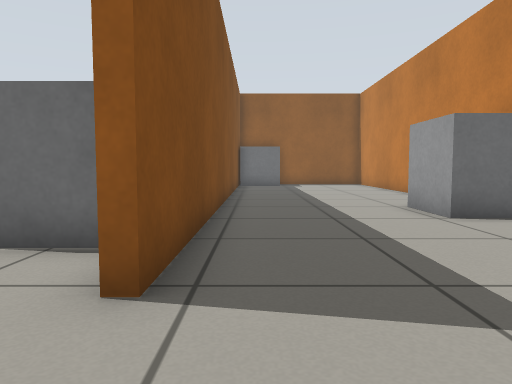
view 1 (above)

21 first-person views from a walk through a Gazebo world. The camera is 0.5 m above the floor, tilts 4° down and sees 70° across. The floor is counted in squares, 0.5 m on a side. Each view is taken from the middle of a square. On the plan, view 1 faces up. The plan holds only what a view shows up to about 13 squares ahead; the rest is blank.

view 2
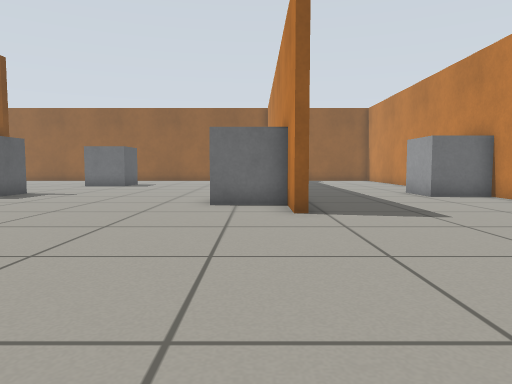

view 3
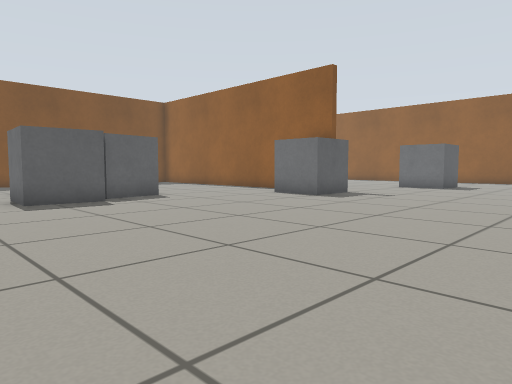

view 4
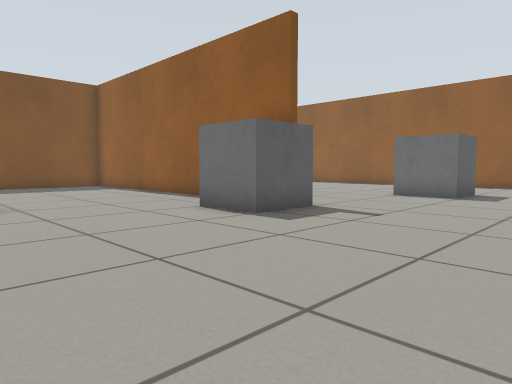

view 5
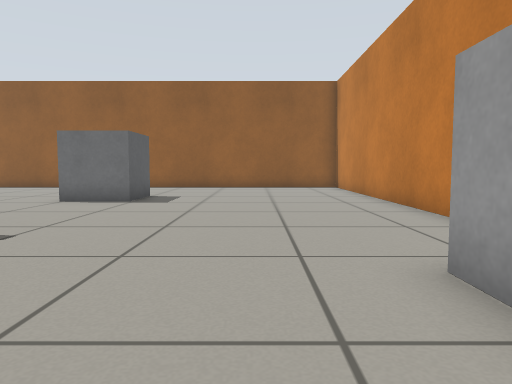

view 6
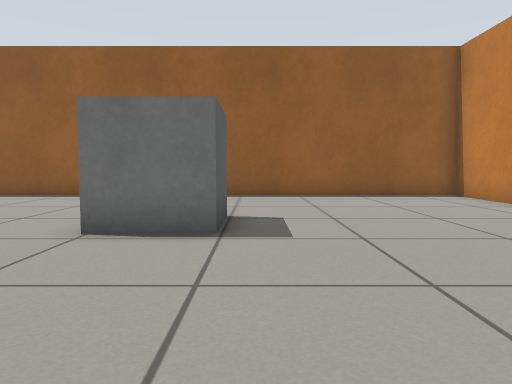

view 7
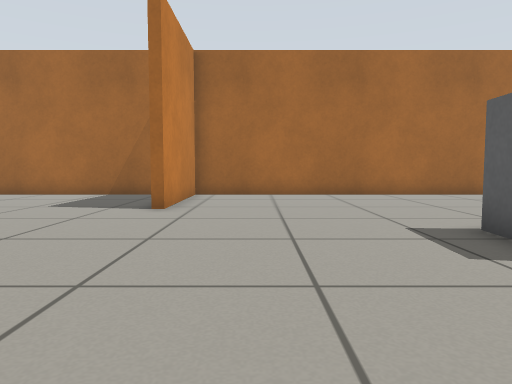

view 8
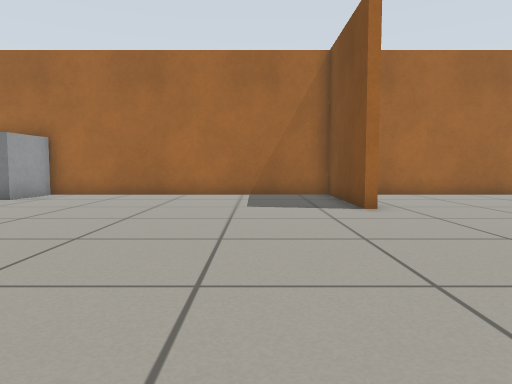

view 9
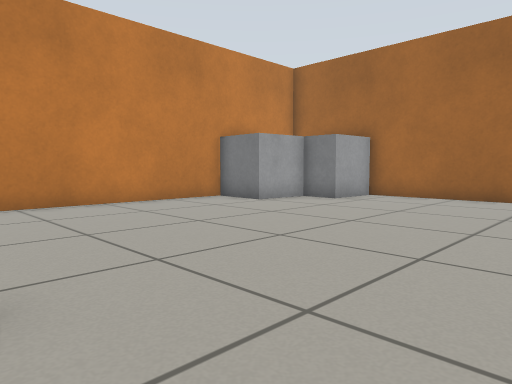

view 10
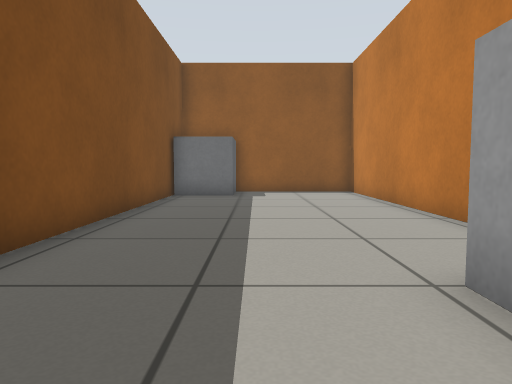

view 11
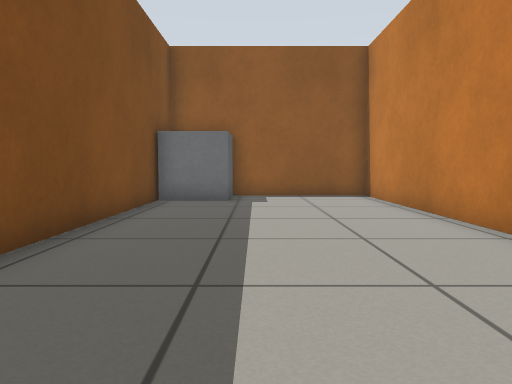

view 12
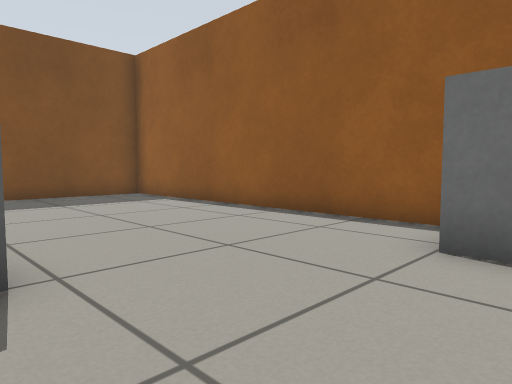

view 13
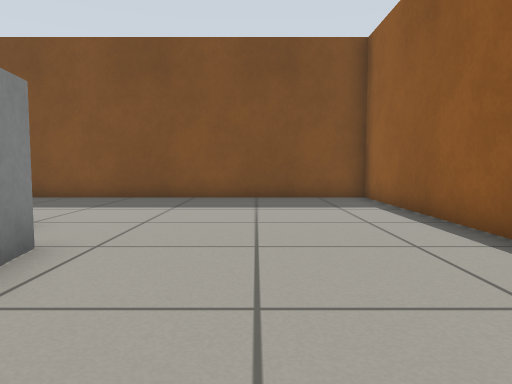

view 14
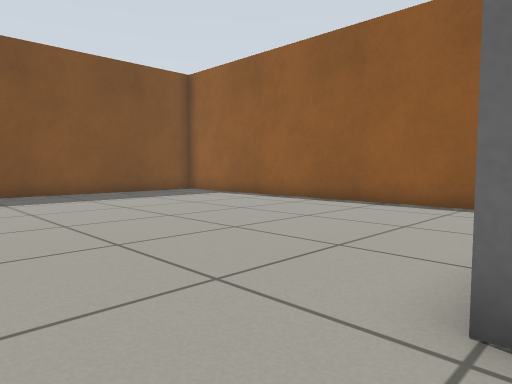

view 15
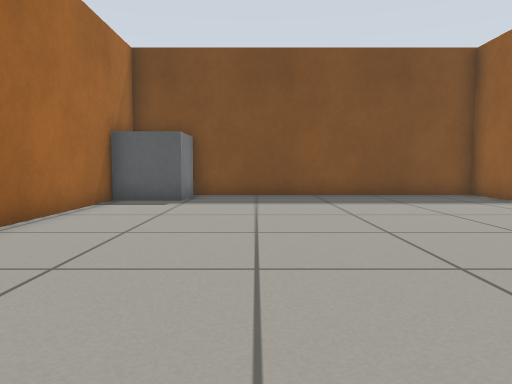

view 16
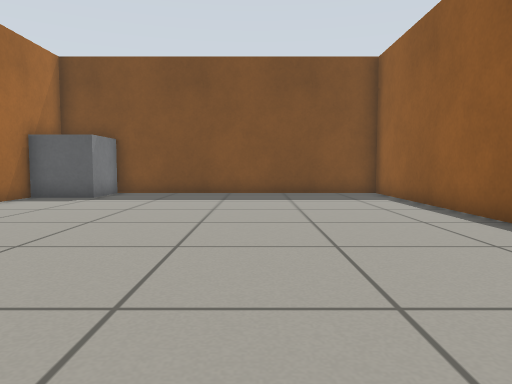

view 17
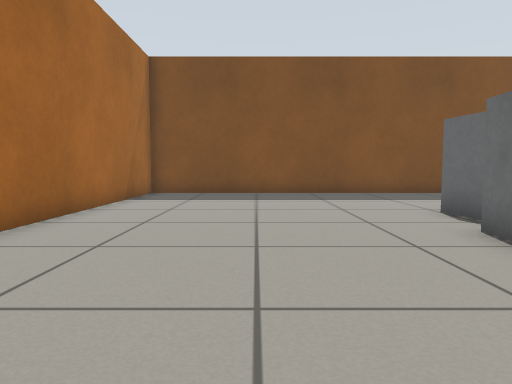

view 18
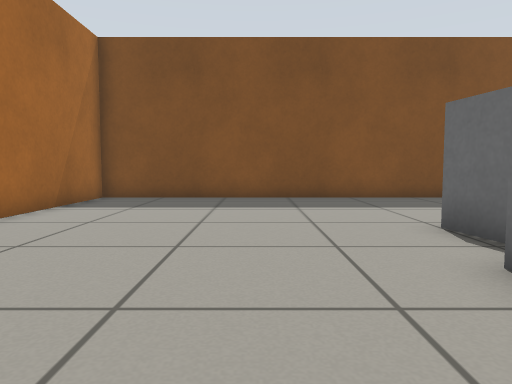

view 19
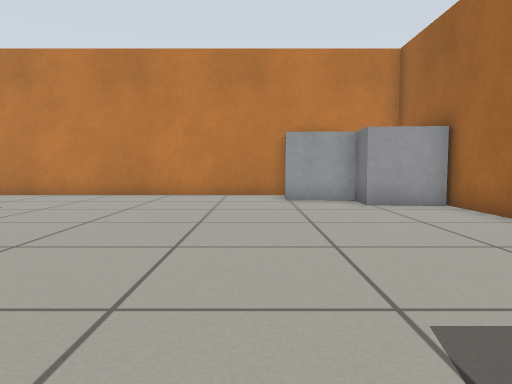

view 20
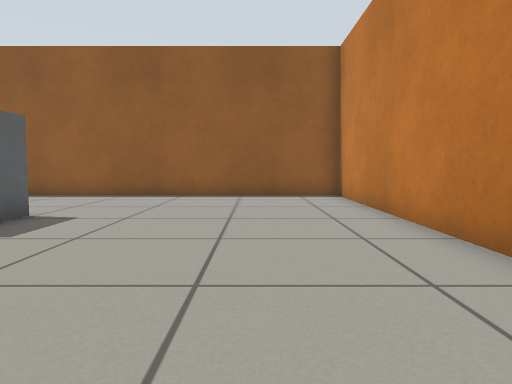

view 21
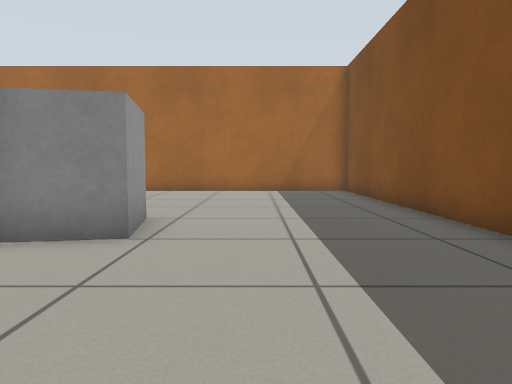

### Floor plan
Points are (right, up) in squares from view 1. A wall is a line through its corners. A room is listed if a view was taken in it or the views show most of it. See-through windows are left out.
Room 1 (views 1, 2, 3, 4, 5, 6, 7, 8, 9, 10, 11, 12, 13, 14, 15, 16, 17, 18, 19, 20, 21)
walls: (-11.2, 8.9) (-11.2, 8.5) (-21.5, 8.5); (-1.2, 2.6) (-1.2, 20.5) (-23.7, 20.5) (-23.7, 8.8); (-7.6, -4.5) (-7.6, -8.9) (5.7, -8.9) (5.7, 20.5) (-0.9, 20.5) (-0.9, 2.6); (-21.5, 8.8) (-16.9, 8.8); (-23.7, 8.5) (-23.7, -8.9) (-7.9, -8.9) (-7.9, -4.5)
objects: grey box (-23, 9) to (-22, 11); grey box (-18, -1) to (-17, 1); grey box (-16, 1) to (-14, 2); grey box (-15, -1) to (-14, 0); grey box (-12, 7) to (-11, 8); grey box (-10, 14) to (-9, 15); grey box (-3, 5) to (-2, 6); grey box (0, 19) to (1, 20); grey box (3, -8) to (4, -7); grey box (4, -6) to (5, -5); grey box (4, 7) to (5, 9)

Positions as (right, up) in squares from view 1, and headings:
1: (0, 0), facing up
2: (-2, -5), facing up
3: (-3, -4), facing up-left
4: (-5, 1), facing up-left
5: (-5, 3), facing up
6: (-8, 8), facing up
7: (-10, 4), facing down
8: (-5, 4), facing down
9: (-4, 3), facing down-right
10: (2, 6), facing up
11: (2, 8), facing up
12: (-11, 2), facing up-left
13: (-12, 5), facing left
14: (-10, 11), facing up-left
15: (-11, 13), facing left
16: (-10, 16), facing left
17: (-10, -5), facing left
18: (-12, -4), facing left
19: (-7, -4), facing right
20: (-4, 8), facing up
21: (-20, 6), facing down
